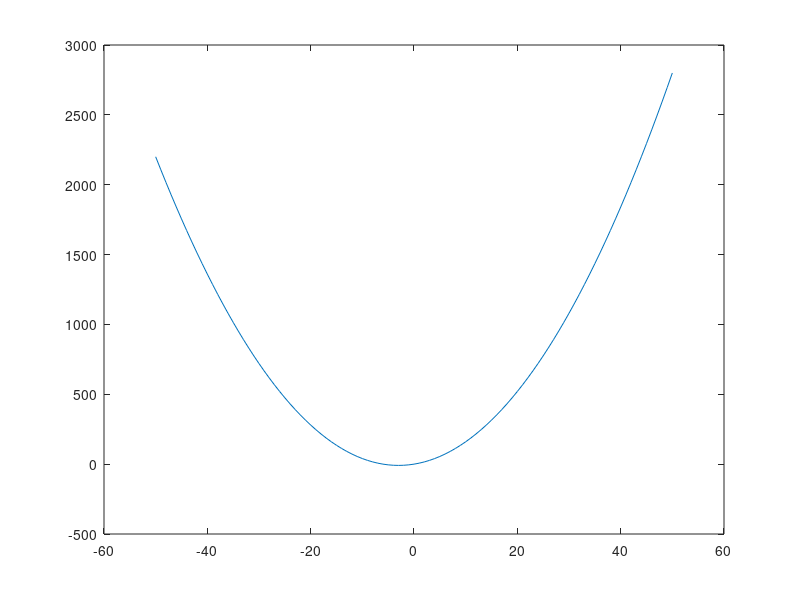

This chart was generated by the following MATLAB code:
%Octave Script
%Title          :Grafica 4
%Author         :Jose Manuel Arce Salvador
%Description    :Graficar una funcion
%Date           :202123801
%Version        :1
%notes          :Requiere aplicacion de octave, usar su linea de comandos
%

clear
% Dominio de la funcion 
x=-50:1:50;
% Rango de la funcion 
fx = ((x.^2) + (6*x));
% Funcion a plotear funcion
plot(x,fx)